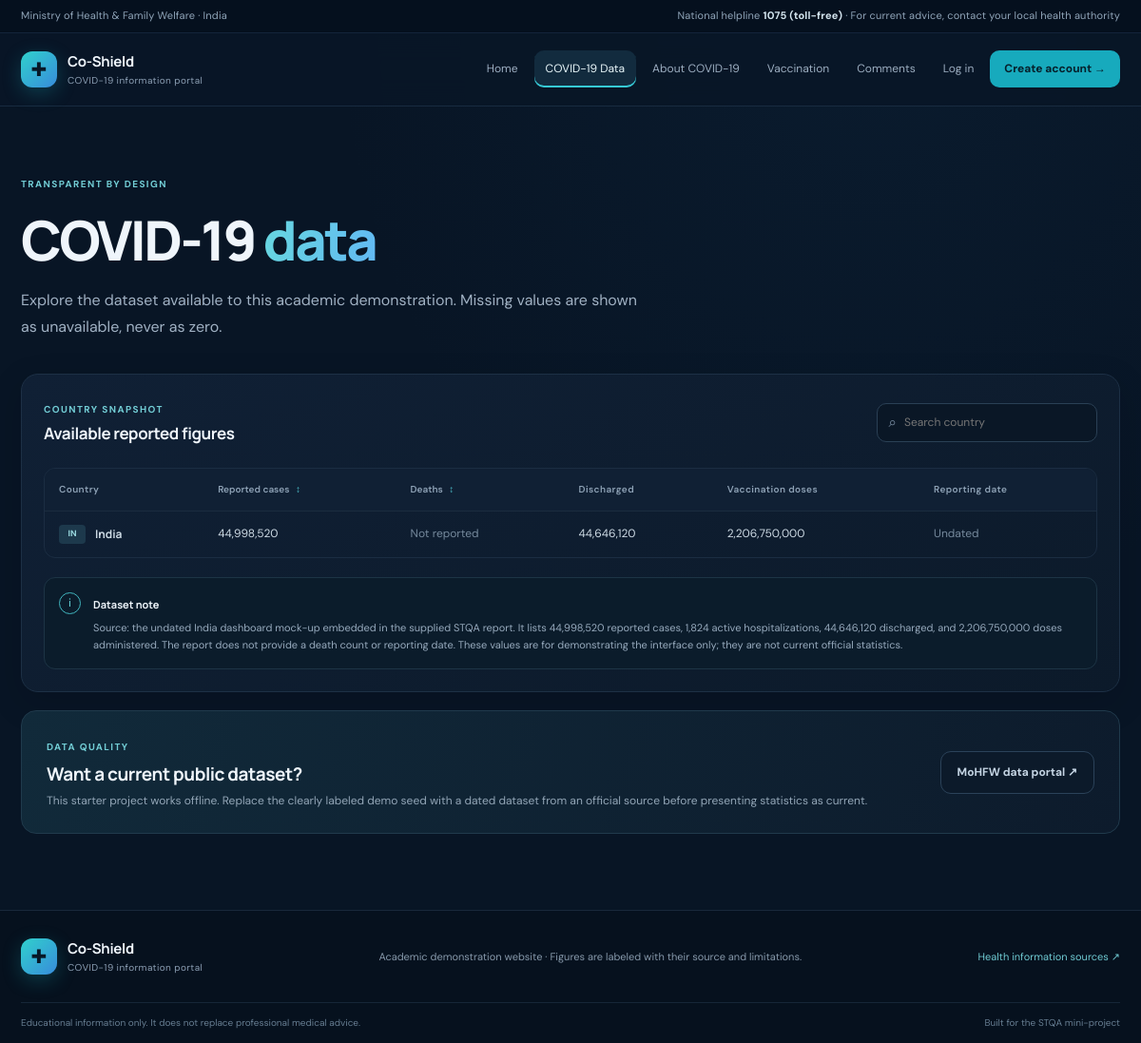
The app's page /data.php with its own data.
### tables this page shows
CREATE TABLE IF NOT EXISTS covid_statistics (
  id BIGINT UNSIGNED NOT NULL AUTO_INCREMENT PRIMARY KEY,
  country_name VARCHAR(100) NOT NULL,
  total_cases BIGINT UNSIGNED NOT NULL,
  total_deaths BIGINT UNSIGNED NULL,
  recoveries BIGINT UNSIGNED NULL,
  vaccination_count BIGINT UNSIGNED NULL,
  active_hospitalizations BIGINT UNSIGNED NULL,
  data_source VARCHAR(255) NOT NULL,
  reported_at DATE NULL,
  is_demo_data BOOLEAN NOT NULL DEFAULT TRUE,
  updated_at TIMESTAMP NOT NULL DEFAULT CURRENT_TIMESTAMP ON UPDATE CURRENT_TIMESTAMP,
  UNIQUE KEY uq_covid_country_reported (country_name, reported_at)
);

### includes/functions.php (called while the page is built, shortened)
<?php
function h(?string $value): string { return htmlspecialchars($value ?? '', ENT_QUOTES | ENT_SUBSTITUTE, 'UTF-8'); }
function current_user(): ?array { return isset($_SESSION['user']) && is_array($_SESSION['user']) ? $_SESSION['user'] : null; }

### data.php (the view, shortened to what this page needs)
<?php
$db = db_or_error();
$rows = $db ? $db->query('SELECT country_name,total_cases,total_deaths,recoveries,vaccination_count,data_source,reported_at FROM covid_statistics ORDER BY total_cases DESC')->fetchAll() : [];
require __DIR__ . '/includes/header.php';
?>
<main class="container page-space"><div class="page-intro"><span class="eyebrow">TRANSPARENT BY DESIGN</span><h1>COVID-19 <span class="accent">data</span></h1><p class="lead">Explore the dataset available to this academic demonstration. Missing values are shown as unavailable, never as zero.</p></div>
<?php if (!$db): ?><div class="alert error">Statistics are temporarily unavailable because the database could not be reached. Start MySQL and check the setup instructions.</div><?php elseif (!$rows): ?><div class="empty-state"><span>⌁</span><h2>No data has been loaded</h2><p>Import the database schema and clearly labeled demonstration seed to add the report snapshot.</p></div><?php else: ?>
<section class="panel data-panel"><div class="table-toolbar"><div><span class="eyebrow">COUNTRY SNAPSHOT</span><h2>Available reported figures</h2></div><label class="search-box"><span aria-hidden="true">⌕</span><input id="country-search" type="search" placeholder="Search country" aria-label="Search by country"></label></div>
<div class="table-scroll"><table id="stats-table"><caption class="sr-only">Country statistics; figures are demonstration data from the STQA report mock-up</caption><thead><tr><th scope="col">Country</th><th scope="col"><button class="sort-button" data-sort="total_cases" type="button">Reported cases <span>↕</span></button></th><th scope="col"><button class="sort-button" data-sort="total_deaths" type="button">Deaths <span>↕</span></button></th><th scope="col">Discharged</th><th scope="col">Vaccination doses</th><th scope="col">Reporting date</th></tr></thead><tbody><?php foreach ($rows as $row): ?><tr><td><span class="country-cell"><span class="country-flag">IN</span><strong><?= h($row['country_name']) ?></strong></span></td><td data-value="<?= h((string)$row['total_cases']) ?>"><?= number_format((int)$row['total_cases']) ?></td><td data-value="<?= $row['total_deaths'] === null ? '' : h((string)$row['total_deaths']) ?>"><?= $row['total_deaths'] === null ? '<span class="muted">Not reported</span>' : number_format((int)$row['total_deaths']) ?></td><td><?= $row['recoveries'] === null ? '<span class="muted">Not reported</span>' : number_format((int)$row['recoveries']) ?></td><td><?= $row['vaccination_count'] === null ? '<span class="muted">Not reported</span>' : number_format((int)$row['vaccination_count']) ?></td><td><?= $row['reported_at'] ? h($row['reported_at']) : '<span class="muted">Undated</span>' ?></td></tr><?php endforeach; ?></tbody></table></div><p id="empty-search" class="empty-search" hidden>No country matches your search.</p>
<div class="data-note"><span class="note-icon">i</span><div><strong>Dataset note</strong><p>Source: the undated India dashboard mock-up embedded in the supplied STQA report. It lists 44,998,520 reported cases, 1,824 active hospitalizations, 44,646,120 discharged, and 2,206,750,000 doses administered. The report does not provide a death count or reporting date. These values are for demonstrating the interface only; they are not current official statistics.</p></div></div></section>
<?php endif; ?><section class="callout slim"><div><span class="eyebrow">DATA QUALITY</span><h2>Want a current public dataset?</h2><p>This starter project works offline. Replace the clearly labeled demo seed with a dated dataset from an official source before presenting statistics as current.</p></div><a class="button ghost" href="https://covid19dashboard.mohfw.gov.in/" target="_blank" rel="noopener noreferrer">MoHFW data portal ↗</a></section></main>
<?php require __DIR__ . '/includes/footer.php'; ?>

### includes/header.php (shortened to what this page needs)
<?php
$activePage = basename($_SERVER['SCRIPT_NAME'] ?? 'index.php');
$user = current_user();
?>
<!doctype html>
<html lang="en">
<head>
  <link rel="stylesheet" href="assets/css/style.css">
</head>
<body>
<div class="topline"><div class="container top-inner"><span>Ministry of Health &amp; Family Welfare · India</span><span>National helpline <a href="tel:1075">1075 (toll-free)</a> · For current advice, contact your local health authority</span></div></div>
<header class="site-header"><div class="container nav-wrap"><a class="brand" href="index.php" aria-label="Co-Shield home"><span class="brand-mark">✚</span><span><strong>Co-Shield</strong><small>COVID-19 information portal</small></span></a><button class="menu-toggle" type="button" aria-expanded="false" aria-controls="main-nav">Menu <span>☰</span></button><nav class="main-nav" id="main-nav" aria-label="Main navigation">
<?php $links = ['index.php'=>'Home', 'data.php'=>'COVID-19 Data', 'about.php'=>'About COVID-19', 'vaccination.php'=>'Vaccination', 'comments.php'=>'Comments']; foreach ($links as $href=>$label): ?><a class="nav-link <?= $activePage === $href ? 'active' : '' ?>" href="<?= h($href) ?>"><?= h($label) ?></a><?php endforeach; ?>
<?php if ($user): ?><span class="nav-user" title="Signed in as <?= h($user['username']) ?>"><span class="avatar"><?= h(strtoupper(substr($user['username'], 0, 1))) ?></span><span><?= h($user['username']) ?></span></span><form method="post" action="logout.php" class="inline-form"><?= csrf_field() ?><button class="nav-logout" type="submit">Log out</button></form><?php else: ?><a class="nav-login <?= in_array($activePage, ['login.php','register.php'], true) ? 'active' : '' ?>" href="login.php">Log in</a><a class="nav-register" href="register.php">Create account <span aria-hidden="true">→</span></a><?php endif; ?>
  </nav></div></header>

### includes/footer.php (shortened to what this page needs)
<footer class="site-footer"><div class="container footer-main"><a class="brand footer-brand" href="index.php"><span class="brand-mark">✚</span><span><strong>Co-Shield</strong><small>COVID-19 information portal</small></span></a><p>Academic demonstration website · Figures are labeled with their source and limitations.</p><a href="about.php#sources">Health information sources ↗</a></div><div class="container footer-bottom"><span>Educational information only. It does not replace professional medical advice.</span><span>Built for the STQA mini-project</span></div></footer></body></html>

### records on screen
covid_statistics: country_name "India", total_cases "44,998,520", shows "Not reported", recoveries "44,646,120", vaccination_count "2,206,750,000", shows "Undated"

### other values on screen
$label "Home"
$label "COVID-19 Data"
$label "About COVID-19"
$label "Vaccination"
$label "Comments"
